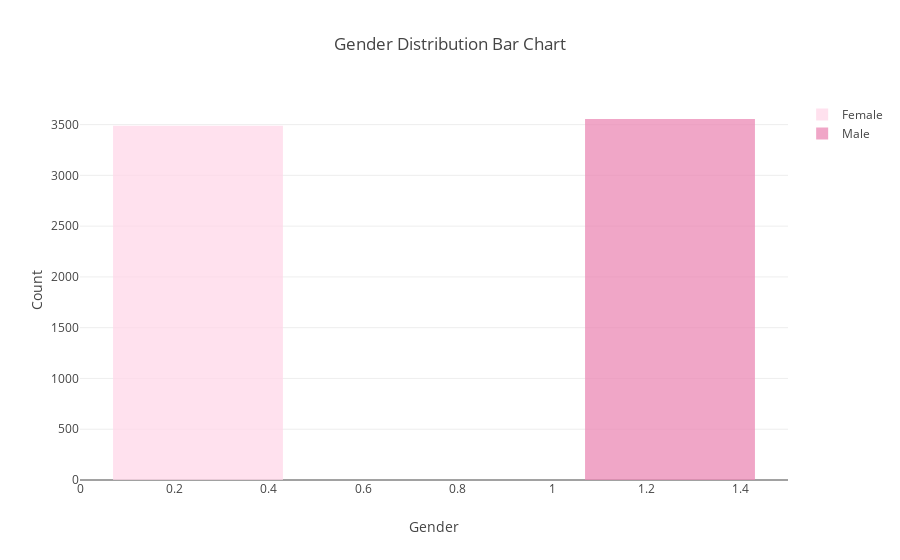

This figure's notebook cell:
### Markdown cell above
## <a >Gender Distribution by Bar Chart</a>

### Code cell
H = data.gender[data['gender']==0]
B = data.gender[data['gender']==1]


trace1 = go.Histogram(
    x= H,
    
    name='Female',
    xbins=dict(
        start=-4.0,
        end=3.0,
        size=0.5
    ),
    marker=dict(
        color='#FFD7E9',
    ),
    opacity=0.75
)
trace2 = go.Histogram(
    x= B,
    name='Male',
    xbins=dict(
        start=-3.0,
        end=4.0,
        size=0.5
    ),
    marker=dict(
        color='#EB89B5'
    ),
    opacity=0.75
)
da3 = [trace1, trace2]



fig = go.Figure(da3, layout=layout)
py.iplot(fig, filename='Gender')

### Figure 1 — Plotly figure (JSON) as saved in the notebook; plotly's stock layout.template omitted (floating-point values rounded to 4 significant figures; data arrays with more than 128 entries replaced by an {"elided": "..."} marker saying what was removed)
{"data": [{"marker": {"color": "#FFD7E9"}, "name": "Female", "opacity": 0.75, "type": "histogram", "uid": "ffc83b85-5965-4095-9a2e-018d590ac11a", "x": {"elided": "3488 int values"}, "xbins": {"end": 3, "size": 0.5, "start": -4}}, {"marker": {"color": "#EB89B5"}, "name": "Male", "opacity": 0.75, "type": "histogram", "uid": "b1846d34-5bb3-4097-b6eb-b6bad7688943", "x": {"elided": "3555 int values"}, "xbins": {"end": 4, "size": 0.5, "start": -3}}], "layout": {"bargap": 0.2, "bargroupgap": 0.1, "title": {"text": "Gender Distribution Bar Chart"}, "xaxis": {"title": {"text": "Gender"}}, "yaxis": {"title": {"text": "Count"}}}}
